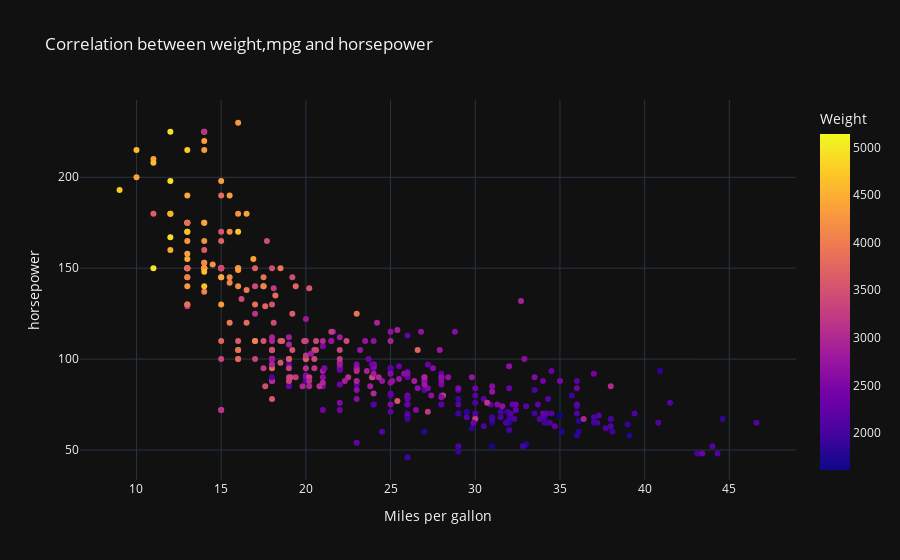

Here is the notebook cell this chart was saved with:
### Code cell
#correlation between Horsepower - MPG - Weight
px.scatter(df,y="horsepower",x="mpg",color="weight",template="plotly_dark",
              title="Correlation between weight,mpg and horsepower",labels={"weight":"Weight","mpg":"Miles per gallon"})

### Figure 1 — Plotly figure (JSON) as saved in the notebook; plotly's stock layout.template omitted (floating-point values rounded to 4 significant figures; data arrays with more than 128 entries replaced by an {"elided": "..."} marker saying what was removed)
{"data": [{"hovertemplate": "Miles per gallon=%{x}<br>horsepower=%{y}<br>Weight=%{marker.color}<extra></extra>", "legendgroup": "", "marker": {"color": {"elided": "398 int values"}, "coloraxis": "coloraxis", "symbol": "circle"}, "mode": "markers", "name": "", "orientation": "v", "showlegend": false, "type": "scatter", "x": {"elided": "398 float values"}, "xaxis": "x", "y": {"elided": "398 float values"}, "yaxis": "y"}], "layout": {"coloraxis": {"colorbar": {"title": {"text": "Weight"}}, "colorscale": [[0, "#0d0887"], [0.1111, "#46039f"], [0.2222, "#7201a8"], [0.3333, "#9c179e"], [0.4444, "#bd3786"], [0.5556, "#d8576b"], [0.6667, "#ed7953"], [0.7778, "#fb9f3a"], [0.8889, "#fdca26"], [1, "#f0f921"]]}, "legend": {"tracegroupgap": 0}, "title": {"text": "Correlation between weight,mpg and horsepower"}, "xaxis": {"anchor": "y", "domain": [0, 1], "title": {"text": "Miles per gallon"}}, "yaxis": {"anchor": "x", "domain": [0, 1], "title": {"text": "horsepower"}}}}
